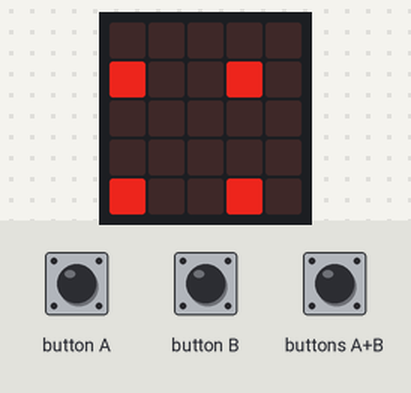
Recording of a program running on a simulated BBC micro:bit running MicroPython. Shown: the board's 5×5 LED display. The inputs (shaded band) are chosen by the test bench. Dim RGB values are drawn brighter than linear.

Above: at 1.2 s.
1.3 s: button A pressed for 1 s
At 1.9 s:
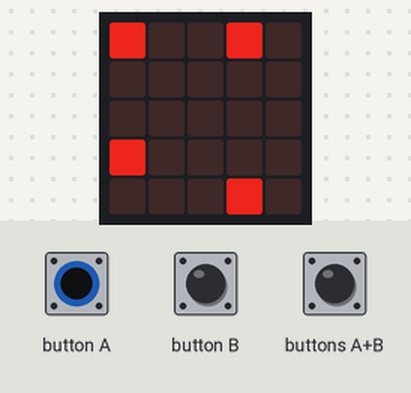
4.0 s: buttons A+B pressed for 0.15 s
At 4.4 s:
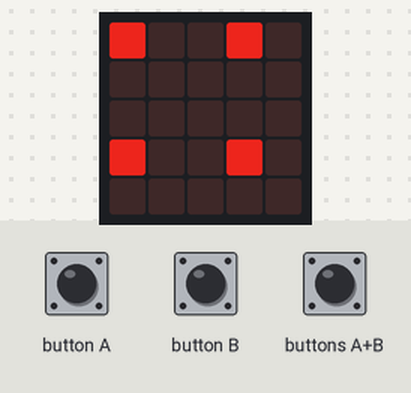
6.0 s: buttons A+B pressed for 1 s
At 6.9 s:
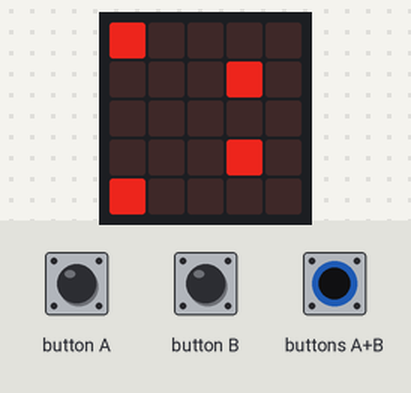
8.5 s: buttons A+B pressed for 3.2 s
At 8.9 s:
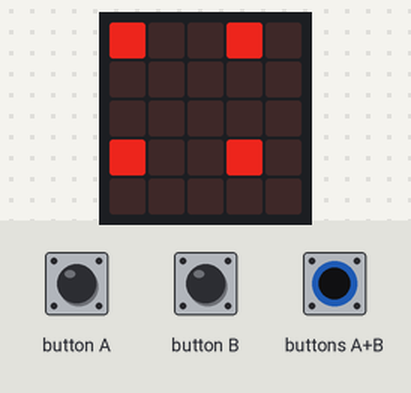
13.5 s: button A pressed for 3.2 s
At 14.8 s:
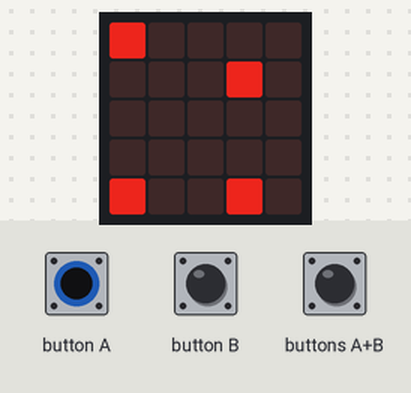
18.5 s: button A pressed 2 times (0.12 s each, 0.3 s apart)
At 19.4 s:
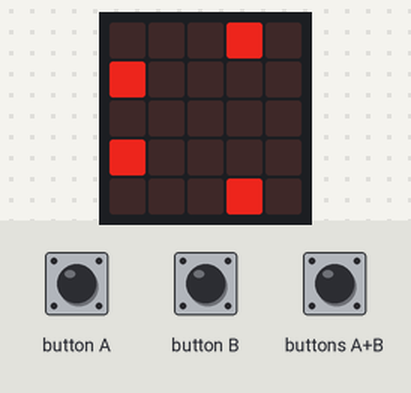
Timing chart, 0 to 21.5 s (numbered marks = the images above; inputs shaded):
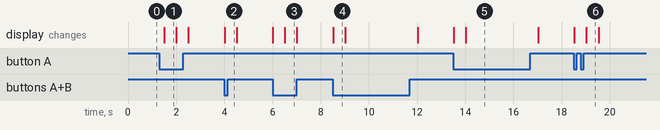

The program:

CheckButtonOperation.py
```python
from microbit import *

div_1_x = 0
div_1_y = 0

div_2_x = 0
div_2_y = 3

div_3_x = 3
div_3_y = 0

div_4_x = 3
div_4_y = 3

while True:
  base_x = 0
  base_y = 0

  #-------------------
  # I want to detect under operation.
  # Which check is best?
  # 1) Click
  # 2) Press
  # 3) Hit button repeatedly
  # 4) Press A + B
  #-------------------

  #-------------------
  # "is_pressed"
  #-------------------
  base_x = div_1_x
  base_y = div_1_y

  if button_a.is_pressed() == True:
    display.set_pixel(base_x, base_y, 7)
    display.set_pixel(base_x, base_y+1, 0)
  else:
    display.set_pixel(base_x, base_y, 0)
    display.set_pixel(base_x, base_y+1, 7)

  #-------------------
  # "was_pressed"
  #-------------------
  base_x = div_2_x
  base_y = div_2_y

  if button_a.was_pressed() == True:
    display.set_pixel(base_x, base_y, 7)
    display.set_pixel(base_x, base_y+1, 0)
  else:
    display.set_pixel(base_x, base_y, 0)
    display.set_pixel(base_x, base_y+1, 7)

  #-------------------
  # "get_presses"
  #-------------------
  base_x = div_3_x
  base_y = div_3_y

  if button_a.get_presses() > 0:
    display.set_pixel(base_x, base_y, 7)
    display.set_pixel(base_x, base_y+1, 0)
  else:
    display.set_pixel(base_x, base_y, 0)
    display.set_pixel(base_x, base_y+1, 7)

  #-------------------
  # "is_pressed" (A + B)
  #-------------------
  base_x = div_4_x
  base_y = div_4_y

  if button_a.is_pressed() == True and button_b.is_pressed() == True:
    display.set_pixel(base_x, base_y, 7)
    display.set_pixel(base_x, base_y+1, 0)
  else:
    display.set_pixel(base_x, base_y, 0)
    display.set_pixel(base_x, base_y+1, 7)

  sleep(500)
```

Measured:
- after the input at 1.3 s, the display: changes after 0.20 s (image 1)
- after the input at 4.0 s, the display: changes at once (image 2)
- after the input at 6.0 s, the display: first changes at once (image 3 shows a later state)
- after the input at 8.5 s, the display: changes at once (image 4)
- after the input at 13.5 s, the display: first changes at once (image 5 shows a later state)
- after the input at 18.5 s, the display: first changes at once (image 6 shows a later state)
- what the display in image 1 shows lasts 0.5 s, from 1.5 s to 2.0 s
